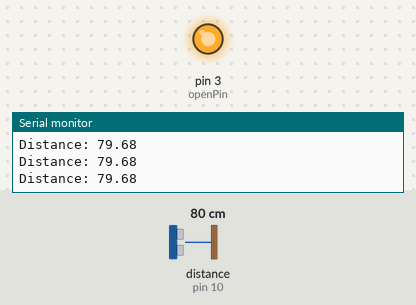
Simulated run of this sketch. Board: Arduino Uno, built with avr-gcc and run on an emulated ATmega328P. Parts: output pins drawn as LEDs (lit = HIGH), the last lines printed to the serial monitor. Wiring (inferred from the names in the program): ultrasonic range finder: trigger pin 9; echo pin 10. Inputs (shaded band) come from the test bench; at power-on: distance to the obstacle (sensor on pin 10) 80 cm. The echo pulse lasts 58.3 µs per cm; pins used as bus, display or sensor lines are not drawn.

Above: at 1.2 s.
1.3 s: distance to the obstacle (sensor on pin 10) set to 12 cm
4.3 s: distance to the obstacle (sensor on pin 10) set to 9 cm
At 5.2 s:
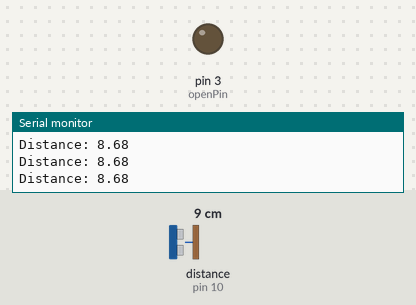
5.9 s: distance to the obstacle (sensor on pin 10) set to 18 cm
At 7.1 s:
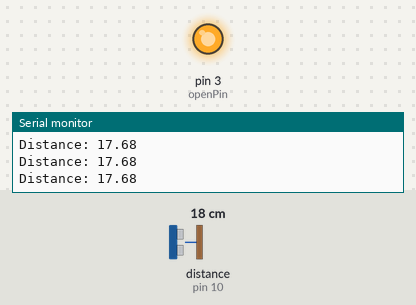
7.4 s: distance to the obstacle (sensor on pin 10) set to 2 cm
At 8.1 s:
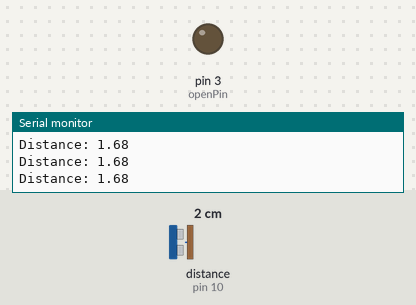
Timing chart, 0 to 9.9 s (numbered marks = the images above; inputs shaded):
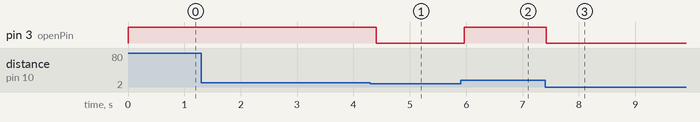

Measured:
- the behaviour switches between 11 and 10 cm on distance to the obstacle (sensor on pin 10) (found by bisection; images 0 and 1)
- after the input at 4.3 s, pin 3 (openPin): HIGH → LOW after 0.11 s
- after the input at 5.9 s, pin 3 (openPin): LOW → HIGH after 0.07 s
- after the input at 7.4 s, pin 3 (openPin): HIGH → LOW at once

The sketch:

pro.ino
```cpp
/*
 * HC-SR04 example sketch
 *
 * https://create.arduino.cc/projecthub/Isaac100/getting-started-with-the-hc-sr04-ultrasonic-sensor-036380
 *
 * by Isaac100
 */
const int trigPin = 9;
const int echoPin = 10;
const int openPin=3;
float duration, distance;

void setup() {
  pinMode(trigPin, OUTPUT);
  pinMode(echoPin, INPUT);
  pinMode(openPin,OUTPUT);
  digitalWrite(openPin,HIGH);
  Serial.begin(9600);
}

void loop() {
  digitalWrite(trigPin, LOW);
  delayMicroseconds(2);
  digitalWrite(trigPin, HIGH);
  delayMicroseconds(10);
  digitalWrite(trigPin, LOW);

  duration = pulseIn(echoPin, HIGH);
  distance = (duration*.0343)/2;
  Serial.print("Distance: ");
  Serial.println(distance);
  if(distance>=0&&distance<=10)
  {
    digitalWrite(openPin,LOW);
    delay(10);
  }
  else
  {
    digitalWrite(openPin,HIGH);
    delay(10);
  }
  delay(100);
}
```
